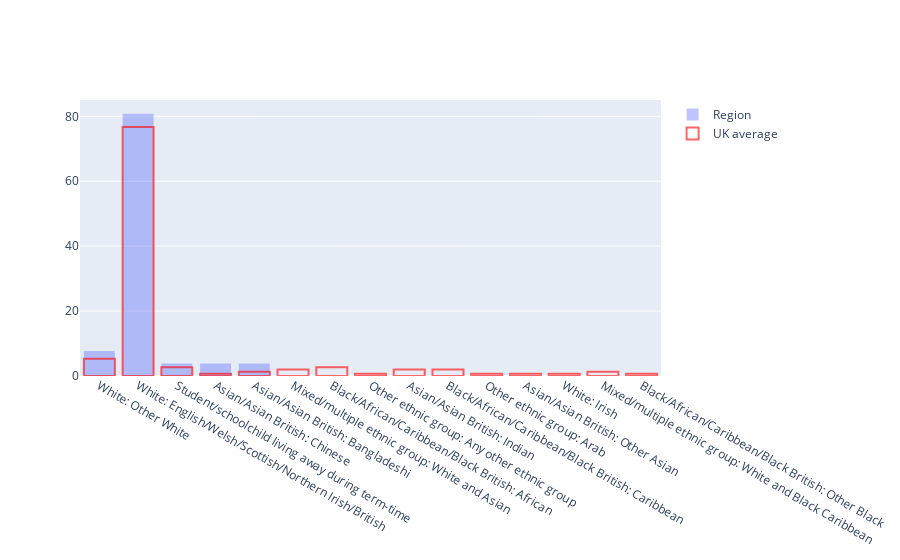

Write notebook code for a chart like this one.
### Code cell
region_mirco_census_filtered_test = region_mirco_census[region_mirco_census['region_names'] == 'South East']

Region = go.Histogram(
    x=region_mirco_census_filtered_test['ethnicityew_names'], histnorm='percent',
    opacity=0.4, name="Region" 
)
UK_average = go.Histogram(
    x=region_mirco_census['ethnicityew_names'], histnorm='percent', marker=dict(color='rgba(0,0,0,0)', line=dict(width=2, color='red')),
    opacity=0.6, name="UK average" 
)

data = [Region, UK_average]
layout = go.Layout(barmode='overlay')
fig1 = go.Figure(data=data, layout=layout)

fig1.show()

### Figure 1 — Plotly figure (JSON) as saved in the notebook; plotly's stock layout.template omitted (floating-point values rounded to 4 significant figures; data arrays with more than 128 entries replaced by an {"elided": "..."} marker saying what was removed)
{"data": [{"histnorm": "percent", "name": "Region", "opacity": 0.4, "type": "histogram", "x": ["White: Other White", "White: English/Welsh/Scottish/Northern Irish/British", "White: English/Welsh/Scottish/Northern Irish/British", "White: English/Welsh/Scottish/Northern Irish/British", "White: English/Welsh/Scottish/Northern Irish/British", "Student/schoolchild living away during term-time", "White: English/Welsh/Scottish/Northern Irish/British", "White: English/Welsh/Scottish/Northern Irish/British", "Asian/Asian British: Chinese", "White: English/Welsh/Scottish/Northern Irish/British", "White: English/Welsh/Scottish/Northern Irish/British", "White: English/Welsh/Scottish/Northern Irish/British", "White: English/Welsh/Scottish/Northern Irish/British", "White: English/Welsh/Scottish/Northern Irish/British", "White: English/Welsh/Scottish/Northern Irish/British", "White: English/Welsh/Scottish/Northern Irish/British", "White: English/Welsh/Scottish/Northern Irish/British", "White: English/Welsh/Scottish/Northern Irish/British", "White: English/Welsh/Scottish/Northern Irish/British", "White: English/Welsh/Scottish/Northern Irish/British", "White: English/Welsh/Scottish/Northern Irish/British", "White: Other White", "White: English/Welsh/Scottish/Northern Irish/British", "Asian/Asian British: Bangladeshi", "White: English/Welsh/Scottish/Northern Irish/British", "White: English/Welsh/Scottish/Northern Irish/British"]}, {"histnorm": "percent", "marker": {"color": "rgba(0,0,0,0)", "line": {"color": "red", "width": 2}}, "name": "UK average", "opacity": 0.6, "type": "histogram", "x": {"elided": "150 str values"}}], "layout": {"barmode": "overlay"}}
